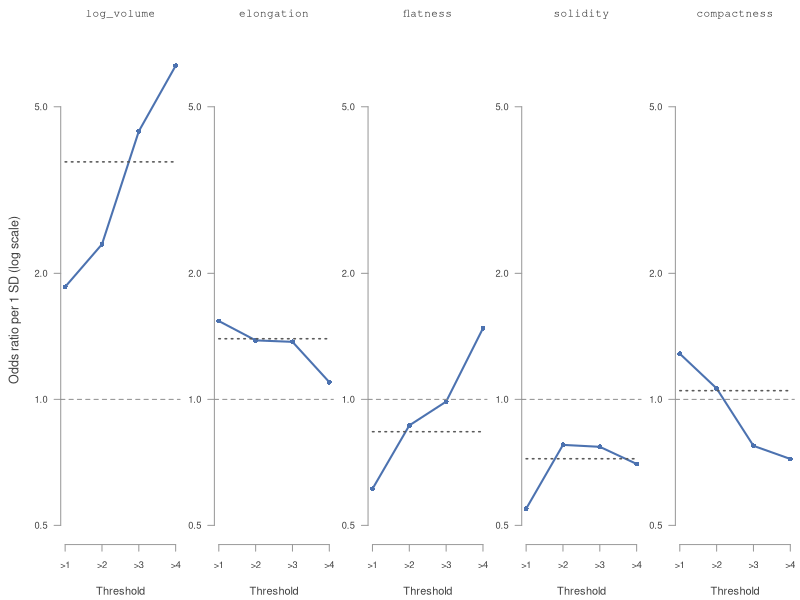

Write R code to recreate this figure.
# Run from the repository root:
#   Rscript codes/plots/model-analysis/threshold-odds-ratios.R

library(ordinal)

data <- read.csv("data/processed/nodules_train_trimmed.csv", stringsAsFactors = FALSE)
PRIMARY <- c("log_volume", "elongation", "flatness", "solidity", "compactness")
SECONDARY <- c("spiculation", "lobulation", "margin", "texture", "sphericity")
data <- data[complete.cases(data[c(PRIMARY, SECONDARY, "mal_median")]), ]
data[PRIMARY] <- scale(data[PRIMARY])
data$y <- factor(data$mal_median, levels = 1:5, ordered = TRUE)

free <- clm(y ~ 1, nominal = ~ log_volume + elongation + flatness + solidity + compactness,
            data = data, link = "logit")
po <- clm(y ~ log_volume + elongation + flatness + solidity + compactness, data = data,
          link = "logit")
b <- coef(free)

pdf("codes/plots/model-analysis/threshold-odds-ratios.pdf", width = 9, height = 3)
par(mfrow = c(1, 5), mar = c(4.2, 2.2, 2, 0.4), oma = c(0, 2.4, 0, 0), las = 1,
    col.axis = "grey25", col.lab = "grey25", fg = "grey60")
for (v in PRIMARY) {
  or <- exp(-b[paste0(1:4, "|", 2:5, ".", v)])
  plot(1:4, or, type = "o", pch = 16, lwd = 2, col = "#4c72b0", log = "y", ylim = c(0.5, 7),
       xaxt = "n", xlab = "Threshold", ylab = "", bty = "n", cex.axis = 0.85)
  axis(1, 1:4, c(">1", ">2", ">3", ">4"), cex.axis = 0.85)
  abline(h = 1, col = "grey55", lty = 2)
  segments(1, exp(coef(po)[v]), 4, exp(coef(po)[v]), col = "grey35", lty = 3, lwd = 1.5)
  title(v, font.main = 1, cex.main = 1, family = "mono", col.main = "grey20")
}
mtext("Odds ratio per 1 SD (log scale)", side = 2, outer = TRUE, line = 0.8, las = 0,
      col = "grey25", cex = 0.75)
invisible(dev.off())
